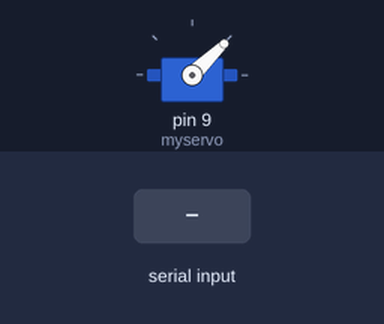
Bench run of a sketch on a simulated Arduino Uno, built with avr-gcc and run on an emulated ATmega328P. Parts: servo. The inputs (shaded band) are chosen by the test bench.

Above: at 1.2 s.
1.3 s: "A" received over Serial
At 1.6 s:
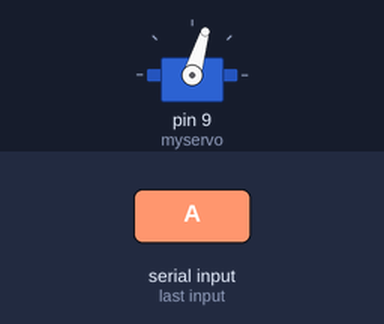
2.8 s: "B" received over Serial
At 3.9 s:
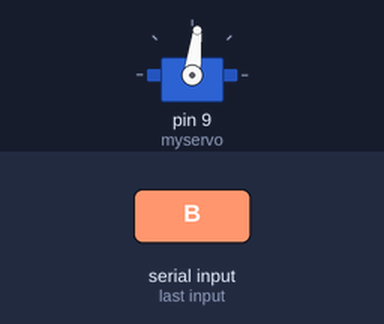
4.3 s: "S" received over Serial
At 5.0 s:
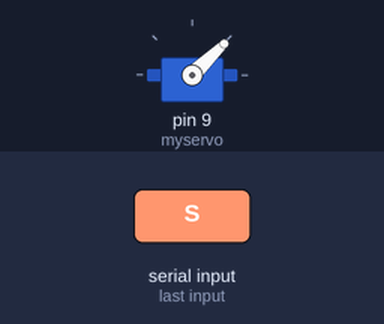
Timing chart, 0 to 7.3 s (numbered marks = the images above; inputs shaded):
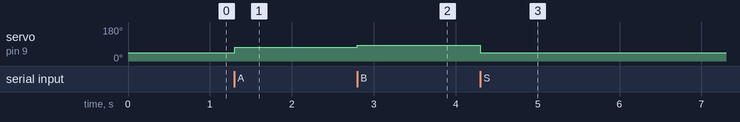

Measured:
- after the input at 1.3 s, servo on pin 9 (myservo): 44° → 73° at once
- after the input at 2.8 s, servo on pin 9 (myservo): 73° → 83° at once
- after the input at 4.3 s, servo on pin 9 (myservo): 83° → 44° at once

The sketch:

BLMotorTest.ino
```cpp
#include <Servo.h>

Servo myservo;  // create servo object to control a servo

void setup() {
  myservo.attach(9);  //
  Serial.begin(9600);
  myservo. writeMicroseconds (1000);
}

void loop() {
  if(Serial.available()!=0){
    char a = Serial.read();
    if(a == 'A'){
      myservo. writeMicroseconds (1300);
      delay(20);
    }
    else if(a == 'B'){
      myservo. writeMicroseconds (1400);
      delay(20);
    }
    else if(a == 'S'){
      myservo. writeMicroseconds (1000);
      delay(20);
    }
  }
}
```
